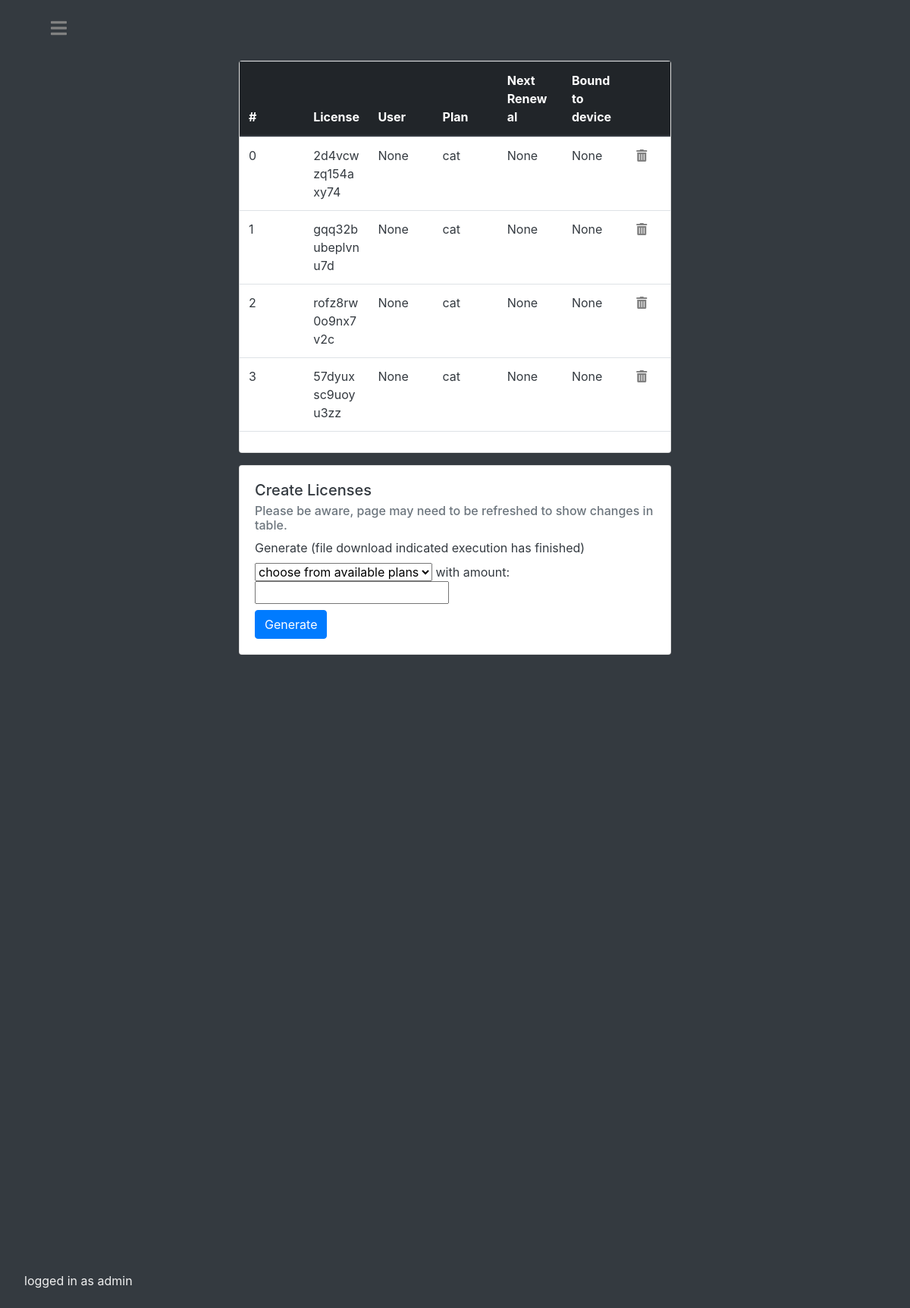
Page /admin/dashboard/licenses (signed in) on the committed database.
### tables this page shows
CREATE TABLE users (username text PRIMARY KEY, fName text, sName text, emailAddress text, password text, admin bool);

CREATE TABLE licenses (license text PRIMARY KEY, username text, boundToUser boolean, boundToDevice boolean, HWID string, devicename string, nextrenewal string, plan string, stripeSessionID string);

### main.py (the view, shortened to what this page needs)
@app.route("/admin/dashboard/licenses", methods=['GET', 'POST'])
@login_required
def adminlicenses():
    if current_user.getAdminPerms():
        db = Database()
        licenses = db.getAll('licenses')
        plans = db.getAll('plans')
        db.closeConnection()
        return render_template('adminlicenses.html', licenses=licenses, plans=plans)
    else:
        reason = f'Insufficient permissions.'
        return render_template('redirect.html', reason=reason)

### api.py (called while the page is built)
    def closeConnection(self):
        self.conn.close()
        return

    def getAll(self,dbname):
        self.c.execute(f'''SELECT * FROM {dbname}''')
        result = self.c.fetchall()
        return result

    def searchUsersByUsername(self,user):
        self.c.execute(f'''SELECT * FROM users WHERE username = ?''', (user,) )
        result = self.c.fetchone()
        return result

### main.py (called while the page is built)
@login_manager.user_loader
def load_user(username):
    dbconnection = Database()
    result = dbconnection.searchUsersByUsername(username)
    dbconnection.closeConnection()
    if result:
        if result[5] == "FALSE":
            return User(result[0], result[1], result[2], result[3], result[4])
        else:
            return AdministativeUser(result[0], result[1], result[2], result[3], result[4])
    else:
        return None

    def getAdminPerms(self):
        return self.isadmin

### templates/adminlicenses.html (shortened to what this page needs)
<!DOCTYPE html>
<html lang="en">
<head>
    <link rel="stylesheet" href="https://use.fontawesome.com/releases/v5.0.8/css/all.css">
    <link rel="stylesheet" href="https://maxcdn.bootstrapcdn.com/bootstrap/4.0.0/css/bootstrap.min.css"
>
</head>
<body class="bg-dark">
<div id="mySidenav" class="sidenav">
    <p class="footer fixed-bottom">logged in as {{ current_user.id }}</p>
</div>
<div id="main" class="container-fluid h-10 bg-dark text-white">
    <div class="col-3 text-left">
        <div class="navbarbutton"><a href="#" onclick="openNav()"><i class="fas fa-bars"></i></a></div>
    </div>
</div>
<div class="container-fluid h-80 bg-dark text-white">
    <div class="row h-90">
        <div class="col-3 text-left">
        </div>
        <div class="col-md-6 text-left justify-content-center align-items-center">
            <div class="card">
                <table id="dbtable" class="table mb-3 px-2">
                    <thead class="thead-dark">
                    <tr class="clickable">
                        <th scope="col" onclick="sortTable2(0)">#</th>
                        <th scope="col" onclick="sortTable2(1)">License</th>
                        <th scope="col" onclick="sortTable2(2)">User</th>
                        <th scope="col" onclick="sortTable2(3)">Plan</th>
                        <th scope="col" onclick="sortTable2(4)">Next Renewal</th>
                        <th scope="col" onclick="sortTable2(5)">Bound to device</th>
                        <th scope="col" width="10%"></th>
                    </tr>
                    </thead>
                    <tbody>
                    {% for value in licenses %}
                    <tr class="tbody text-dark">
                        <td scope="row ">{{ licenses.index(value) }}</td>
                        <td>{{ value[0] }}</td>
                        {% if value[1] != None %}
                        <td>@{{ value[1] }}</td>
                        {% else %}
                        <td>{{ value[1] }}</td>
                        {% endif %}
                        <td>{{ value[7] }}</td>
                        <td>{{ value[6] }}</td>
                        <td>{{ value[5] }}</td>
                        <td width="10%"><form method="post"><button  id="delete" name="delete" type="submit" class="invisblebutton" value="{{ value[0] }}"><i class="fas fa-trash-alt"></i></button></form></td>
                    </tr>
                    {% endfor %}
                    </tbody>
                </table>
            </div>
            <div class="card mt-3 text-dark">
                <div class="card-body">
                <h5 class="card-title">Create Licenses</h5>
                <h6 class="card-subtitle mb-2 text-muted">Please be aware, page may need to be refreshed to show changes in table.</h6>
                    <label for="plan-select">Generate (file download indicated execution has finished)</label>
                    <form action="" method="post">
                        <select name="plans" id="plan-select" name="plan-select">
                            <option value="">choose from available plans</option>
                        </select>
                        with amount:
                        <input type="number" name="amount">
                        <br>
                        <button type="submit" class="btn btn-primary mt-2">Generate</button>
                    </form>
              </div>
            </div>
        </div>
        <div class="col-3"></div>
    </div>
</div>
</body>
</html>

### templates/adminlicenses.html (style rules this page uses)
body,html { height:100%; }
.h-90 { height:90%; }
.h-80 { height:80%; }
.h-10 { height:10%; }
.sidenav { height: 100%; width: 0; position: fixed; z-index: 1; top: 0; left: 0; background-color: #111; overflow-x: hidden; padding-top: 60px; transition: 0.5s; }
.footer { color: #f1f1f1; padding: 8px 8px 8px 32px; white-space: nowrap; }
.navbarbutton { font-size: 150%; color: #E5D4C0; position: fixed; }
.navbarbutton a { padding: 8px 8px 8px 32px; color: #818181; transition: 0.3s; }
.navbarbutton a:link { color: #818181; }
.invisblebutton { background: none!important; border: none; padding: 0!important; font-family: arial, sans-serif; color: #818181; text-decoration: underline; cursor: pointer; }
.clickable { cursor: pointer; }
table { width: 100%; }
thead, tbody tr { display: table; width: 100%; table-layout: fixed; }
tbody { display: block; overflow-y: auto; table-layout: fixed; max-height: 400px; }
#main { transition: margin-left .5s; padding: 20px; }

### rows in the picture
users: id "admin"
licenses: index "0", license "2d4vcwzq154axy74", value "None", plan "cat"
licenses: index "1", license "gqq32bubeplvnu7d", value "None", plan "cat"
licenses: index "2", license "rofz8rw0o9nx7v2c", value "None", plan "cat"
licenses: index "3", license "57dyuxsc9uoyu3zz", value "None", plan "cat"
